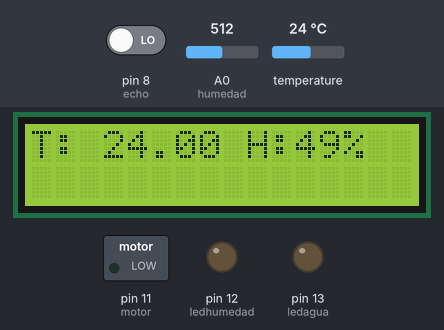
Simulated run of this sketch. Board: Arduino Uno, built with avr-gcc and run on an emulated ATmega328P. Parts: 16×2 character LCD, switched loads named in the sketch (green lamp = pin HIGH), output pins drawn as LEDs (lit = HIGH). The inputs (shaded band) are chosen by the test bench; at power-on: A0 (humedad) = 512, temperature 24 °C, pin 8 (echo) LOW. Pins used as bus, display or sensor lines are not drawn; what the sketch prints to the serial monitor is not drawn.

Above: at 1.2 s.
1.3 s: A0 (humedad) set to 690
At 6.3 s:
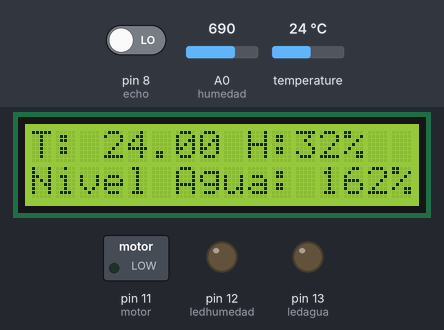
10.4 s: A0 (humedad) set to 723
At 13.8 s:
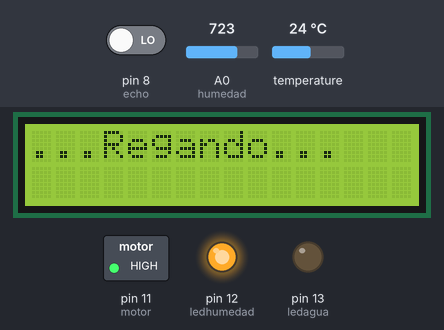
23.7 s: temperature set to 16.5 °C
At 26.2 s:
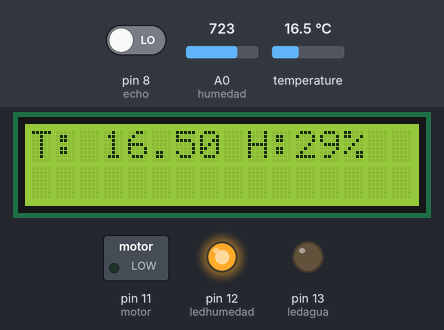
27.4 s: temperature set to 15.3 °C
Timing chart, 0 to 29.9 s (numbered marks = the images above; inputs shaded):
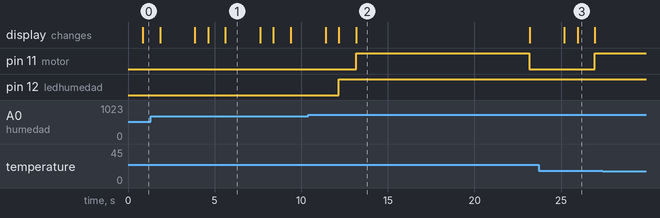

The sketch:

SAURI.ino
```cpp
#include <OneWire.h>
#include <DallasTemperature.h>
#include <LiquidCrystal.h>

const int humedad = A0;
const int echo = 8;
const int trig = 9;
const int motor = 11;
const int ledhumedad = 12;
const int ledagua = 13;


const byte pinDatos = 10; //Definimos el pin de datos donde leerá nuestro sensor de temperatura
OneWire oneWireObjeto(pinDatos);
DallasTemperature sensorDS18B20(&oneWireObjeto);
LiquidCrystal lcd(2, 3, 4, 5, 6, 7); //Definimos los pines que usará nuestra LCD de información
float temperatura_obtenida;
long distancia_obtenida;
long humedad_obtenida;


void setup() {
  // inicializamos los componentes cuando inicie el arduino
  lcd.begin(16,2);
  lcd.clear();
  Serial.begin(9600);
  sensorDS18B20.begin();
  pinMode(trig, OUTPUT); /*activación del pin 9 como salida: para el pulso ultrasónico*/
  pinMode(echo, INPUT);
  pinMode(humedad, INPUT);
  pinMode(motor, OUTPUT);
  pinMode(ledhumedad, OUTPUT);
  pinMode(ledagua, OUTPUT);

}

void loop() {
  lcd.clear();
  temperatura_obtenida = temperatura(); //llamamos a los metodos para obtener los valores
  humedad_obtenida = Obtenerhumedad();
  distancia_obtenida = ObtenerDistancia();

  if(humedad_obtenida <=30 ){
    if(temperatura_obtenida>=28){

    }
    else
    if((temperatura_obtenida >= 16) && (temperatura_obtenida<28)){ //Comparamos la temperatura del suelo y si no está caliente:
       digitalWrite(motor, HIGH); //encendemos el motor de la bomba de agua
       lcd.clear(); //limpiamos la pantalla para imprimir nuevamnete
       lcd.print("...Regando..."); //imprimimos el estado regando
       delay(10000); //esperamos 10 segundos de riego
       digitalWrite(motor, LOW); //apagamos la bomba de agua
       lcd.clear();//
       lcd.print("Riego finalizado");//actualizamos el estado del riego a finalizado
    }
  }

  delay(2000); //esperamos 2 segundos hasta que vuelva a calcular todo de nuevo
}

//metodo para calcular la temperatura
float temperatura(){
  sensorDS18B20.requestTemperatures();
  float temperatura = sensorDS18B20.getTempCByIndex(0);
  lcd.setCursor(0,0);
  lcd.print("T: "); //imprimimos en la LCD la temperatura calculada
  lcd.print(temperatura);
  Serial.print("Temperatura es: "); //imprimimos en el monitor serial la temperatura (esto es por si deseamos usar Bluetooth)
  Serial.println(temperatura);
  return temperatura; //retornamos el valor de temperatura obtenido
}

//metodo para calcular la humedad
int Obtenerhumedad()
{
  int humedad_obt = analogRead(A0); //obtenemos el valor en voltaje de la humedad (0 hasta 1023
  Serial.println(humedad_obt);
  int humedad = map(humedad_obt,1023,0,0,100); //la humedad obtenida la mapeamos para calcular el porcentaje de humedad en el suelo
  lcd.print(" H:");
  lcd.print(humedad);
  lcd.print("%");
  if(humedad <= 30) //si la humedad sensada es menor a 30%, encenderá un led indicando
  {
    digitalWrite(ledhumedad, HIGH);
  }
  else //si no es así, la apagará
  {
    digitalWrite(ledhumedad, LOW);
  }
  Serial.print("La humedad es = ");
  Serial.print(humedad);
  Serial.println("%");
  return humedad;
}

float ObtenerDistancia(){
  digitalWrite(9,LOW); /* Por cuestión de estabilización del sensor*/
  delayMicroseconds(5);
  digitalWrite(9, HIGH); /* envío del pulso ultrasónico*/
  delayMicroseconds(10);
  long tiempo=pulseIn(8, HIGH); /* Función para medir la longitud del pulso entrante. Mide el tiempo que transcurrido entre el envío
  del pulso ultrasónico y cuando el sensor recibe el rebote, es decir: desde que el pin 12 empieza a recibir el rebote, HIGH, hasta que
  deja de hacerlo, LOW, la longitud del pulso entrante*/
  long distancia= int(0.017*tiempo); /*fórmula para calcular la distancia obteniendo un valor entero*/
  int agua = map(distancia, 10, 26, 100, 0);
  Serial.print(distancia);
  lcd.setCursor(0,1);
  lcd.print("Nivel Agua: ");
  lcd.print(agua);
  lcd.print("%");
  if(agua <= 15) //si el nivel del agua es de menos del 15% encenderá el led que indica poca agua
  {
    digitalWrite(ledagua, HIGH);
  }
  if(agua>15) //si es mayor al 15%, apagará el led
  {
    digitalWrite(ledagua, LOW);
  }
  Serial.print("Distancia ");
  Serial.print(agua);
  Serial.println(" %");
  return distancia;
}
```

Measured:
- the behaviour switches between 705 and 706 on A0 (humedad) (found by bisection; images 1 and 2)
- after the input at 10.4 s, pin 11 (motor): LOW → HIGH after 2.8 s, → LOW 10.0 s later; pin 12 (ledhumedad): LOW → HIGH after 1.8 s
- after the input at 27.4 s, every drawn part: stays the same
- what the display in image 1 shows lasts 2.0 s, from 5.6 s to 7.6 s
- what the display in image 2 shows lasts 10.0 s, from 13.2 s to 23.2 s
- what the display in image 3 shows lasts 1.1 s, from 25.9 s to 27.0 s
